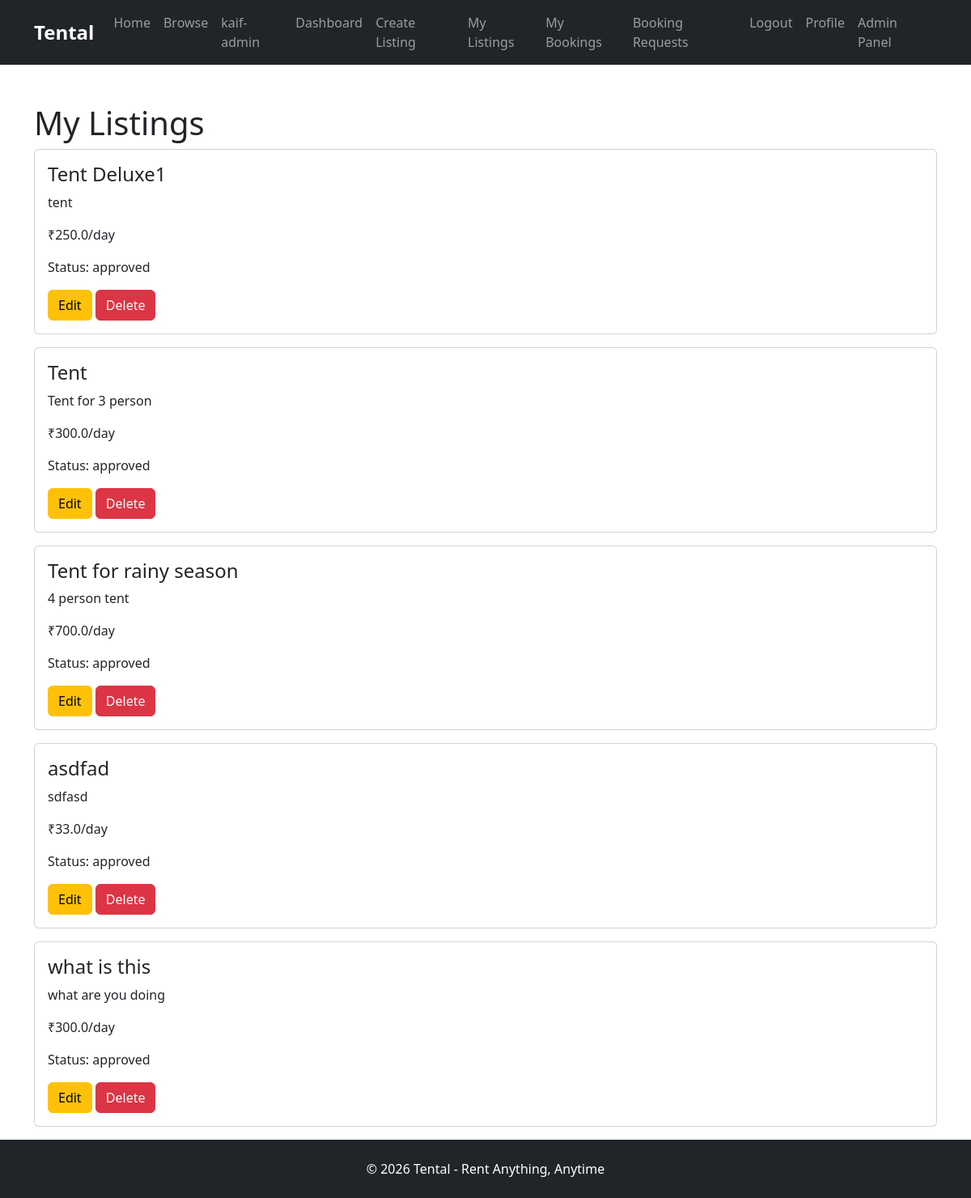
Before: /my-listings (signed in) with the older database file.
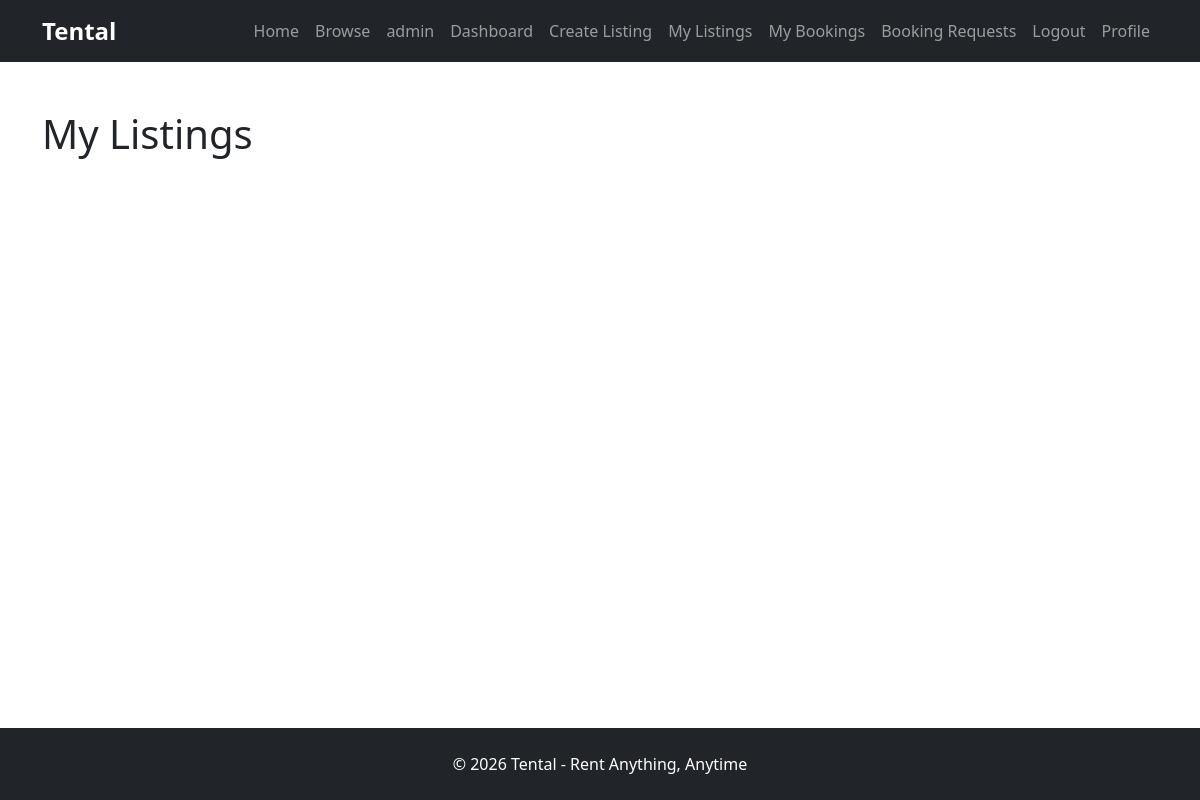
After: the same page with the newer database file.
### models/user.py (models this page shows)
class User(UserMixin, db.Model):
    id = db.Column(db.Integer, primary_key=True)
    name = db.Column(
        db.String(100),
        nullable=False
    )
    email = db.Column(
        db.String(120),
        unique=True,
        nullable=False
    )
    password = db.Column(
        db.String(255),
        nullable=False
    )
    rentals = db.relationship(
        "RentalItem",
        backref="owner",
        lazy=True
    )
    is_admin = db.Column(
        db.Boolean,
        default=True
    )
    is_active_user = db.Column(
        db.Boolean,
        default=True
    )
    bookings = db.relationship(
        "Booking",
        backref="user",
        lazy=True
    )
    reviews = db.relationship(
        "Review",
        backref="user",
        lazy=True
    )

### models/rental_item.py (models this page shows)
class RentalItem(db.Model):
    id = db.Column(db.Integer, primary_key=True)
    title = db.Column(db.String(100), nullable=False)
    description = db.Column(db.Text, nullable=False)
    price_per_day = db.Column(db.Float, nullable=False)
    category = db.Column(db.String(100), nullable=False)
    user_id = db.Column(
        db.Integer,
        db.ForeignKey("user.id"),
        nullable=False
    )
    status = db.Column(
        db.String(20),
        default="pending"
    )
    image = db.Column(
        db.String(255)
    )
    bookings = db.relationship(
        "Booking",
        backref="rental_item",
        lazy=True
    )
    quantity = db.Column(
        db.Integer,
        nullable=False,
        default=1
    )
    security_deposit = db.Column(
        db.Float,
        nullable=False,
        default=0
    )
    reviews = db.relationship(
        "Review",
        backref="rental_item",
        lazy=True,
        cascade="all, delete-orphan"
    )

### routes/main.py (the view)
@main.route("/my-listings")
@login_required
def my_listings():
    rentals = current_user.rentals
    return render_template(
        "my_listings.html",
        rentals=rentals
    )

### models/user.py (called while the page is built)
@login_manager.user_loader
def load_user(user_id):
    return User.query.get(int(user_id))

### templates/my_listings.html
{% extends "base.html" %} {% block content %}
<div class="container mt-5">
  <h1>My Listings</h1>
  {% for rental in rentals %}
  <div class="card mb-3">
    <div class="card-body">
      <h4>{{ rental.title }}</h4>
      <p>{{ rental.description }}</p>
      <p>₹{{ rental.price_per_day }}/day</p>
      <p>Status: {{ rental.status }}</p>
      <a
        href="{{ url_for('main.edit_listing', id=rental.id) }}"
        class="btn btn-warning"
      >
        Edit
      </a>
      <a
        href="{{ url_for('main.delete_listing', id=rental.id) }}"
        class="btn btn-danger"
      >
        Delete
      </a>
    </div>
  </div>
  {% endfor %}
</div>
{% endblock %}

### templates/base.html (shortened to what this page needs)
<!doctype html>
<html lang="en">
  <head>
    <link
      href="https://cdn.jsdelivr.net/npm/bootstrap@5.3.7/dist/css/bootstrap.min.css"
      rel="stylesheet"
    />
    <link
      rel="stylesheet"
      href="{{ url_for('static', filename='css/style.css') }}"
    />
  </head>
  <body>
    <nav class="navbar navbar-expand-lg navbar-dark bg-dark">
      <div class="container">
        <a class="navbar-brand" href="#">Tental</a>
        <div class="navbar-nav ms-auto">
          <a class="nav-link" href="{{ url_for('main.home') }}">Home</a>
          <a class="nav-link" href="{{ url_for('main.browse') }}">Browse</a>
          {% if current_user.is_authenticated %}
          <span class="nav-link"> {{ current_user.name }} </span>
          <a class="nav-link" href="{{ url_for('main.owner_dashboard') }}">
            Dashboard
          </a>
          <a class="nav-link" href="{{ url_for('main.create_listing') }}">
            Create Listing
          </a>
          <a class="nav-link" href="{{ url_for('main.my_listings') }}">
            My Listings
          </a>
          <a class="nav-link" href="{{ url_for('main.my_bookings') }}">
            My Bookings
          </a>
          <a class="nav-link" href="{{ url_for('main.booking_requests') }}">
            Booking Requests
          </a>
          <a class="nav-link" href="{{ url_for('auth.logout') }}"> Logout </a>
          <a class="nav-link" href="{{ url_for('main.profile') }}"> Profile </a>
          {% if current_user.is_authenticated and current_user.is_admin %}
          <a class="nav-link" href="{{ url_for('main.admin_dashboard') }}">
            Admin Panel
          </a>
          {% endif %} {% else %}
          <a class="nav-link" href="{{ url_for('auth.login') }}"> Login </a>
          <a class="nav-link" href="{{ url_for('auth.register') }}">
            Register
          </a>
          {% endif %}
        </div>
      </div>
    </nav>
    <main class="flex-grow-1">{% block content %} {% endblock %}</main>
    <footer id="footer-section" class="bg-dark text-white text-center py-4">
      <p class="mb-0">© 2026 Tental - Rent Anything, Anytime</p>
    </footer>
  </body>
</html>

Changed rows visible on the page:
no longer on this page (row edited): RentalItem: title "Tent Deluxe1", description "tent", price_per_day "250.0", status "approved"
no longer on this page (row edited): RentalItem: title "Tent", description "Tent for 3 person", price_per_day "300.0", status "approved"
no longer on this page (row edited): RentalItem: title "Tent for rainy season", description "4 person tent", price_per_day "700.0", status "approved"
removed RentalItem: title "asdfad", description "sdfasd", price_per_day "33.0", status "approved"
removed RentalItem: title "what is this", description "what are you doing", price_per_day "300.0", status "approved"
changed User: name "kaif-admin" → "admin"; is_admin True → False (drawn)
Other visible differences:
text no longer shown: "Admin Panel"
